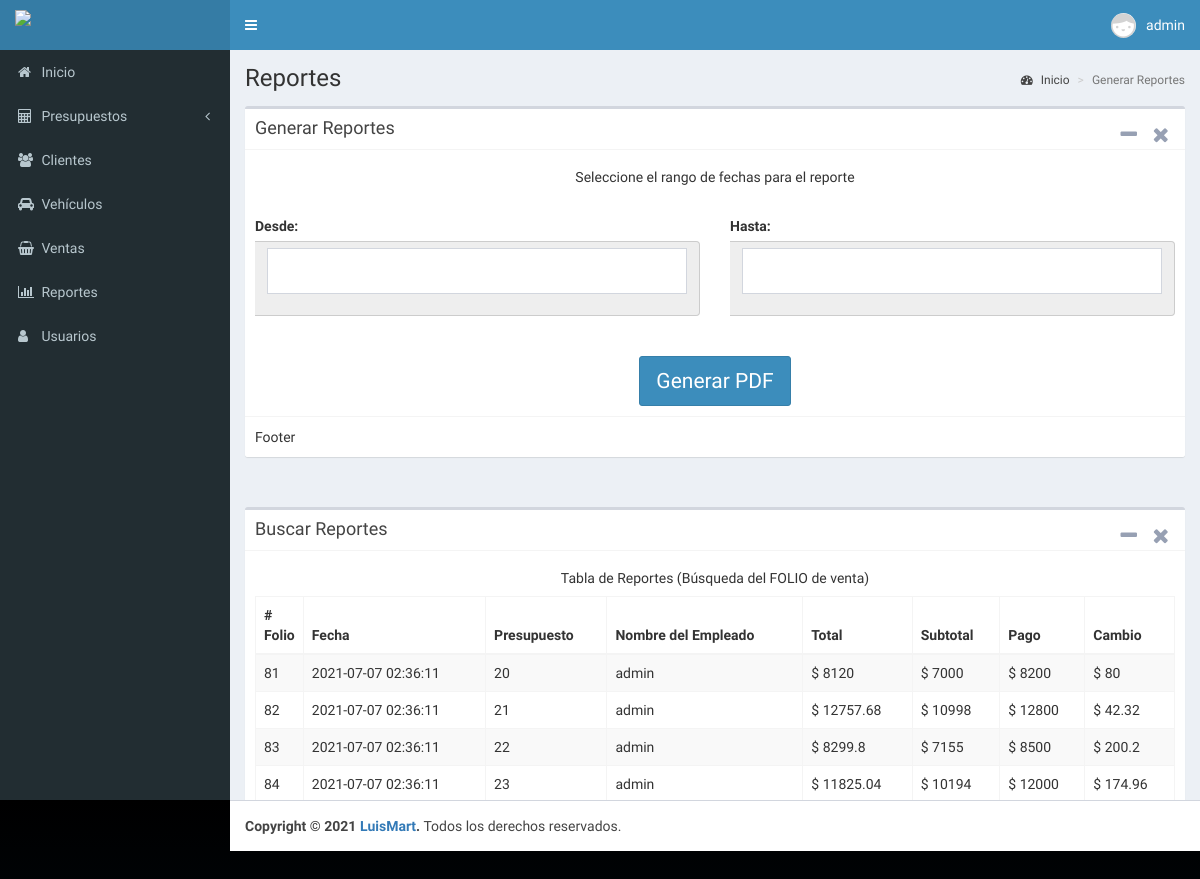
Page /reportes (signed in) on the earlier database version.
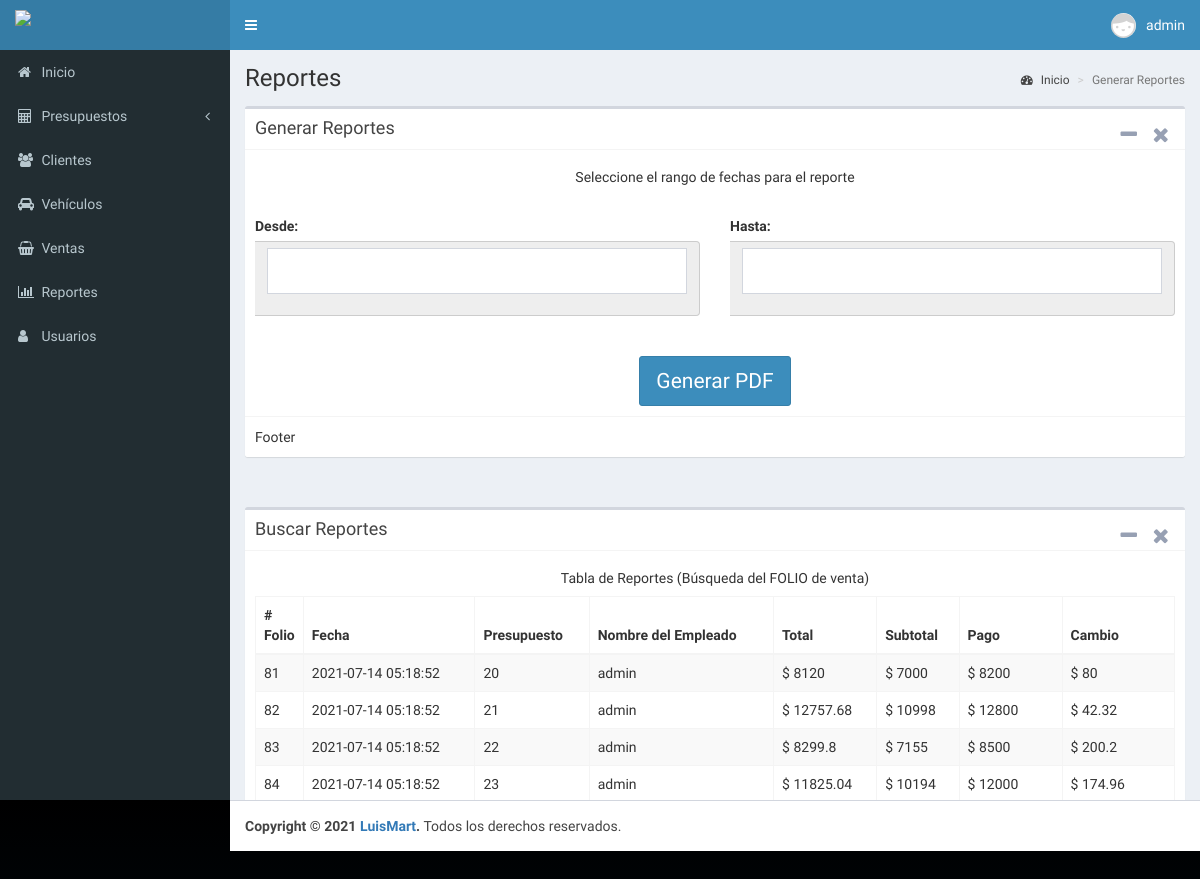
Same page on the later database version.
### tables this page shows
CREATE TABLE `venta` (
  `folio_v` int(11) NOT NULL,
  `fecha` date DEFAULT NULL,
  `folio_p` int(11) DEFAULT NULL,
  `id_e` int(11) DEFAULT NULL,
  `total` double NOT NULL,
  `subtotal` double NOT NULL,
  `cantidad` double NOT NULL,
  `cambio` double NOT NULL
);

CREATE TABLE `usuarios` (
  `id` int(11) NOT NULL,
  `nombre` text NOT NULL,
  `usuario` text NOT NULL,
  `password` text NOT NULL,
  `rol` text NOT NULL,
  `foto` text NOT NULL,
  `estado` int(11) NOT NULL,
  `ultimo_login` datetime NOT NULL,
  `fecha` timestamp NOT NULL DEFAULT current_timestamp() ON UPDATE current_timestamp()
);

### controladores/plantilla.controlador.php (called while the page is built)
<?php
class ControladorPlantilla{
	public static function ctrPlantilla(){
		include "vistas/plantilla.php";
	}
}

### index.php (called while the page is built, shortened)
<?php
require_once "controladores/plantilla.controlador.php";
require_once "controladores/vehiculos.controlador.php";
require_once "controladores/venta.controlador.php";
require_once "controladores/reportes.controlador.php";
require_once "modelos/venta.modelo.php";
$plantilla = new ControladorPlantilla();
$plantilla -> ctrPlantilla();

### controladores/venta.controlador.php (called while the page is built, shortened)
<?php
class ControladorVenta
{
    public static function ctrMostrarVentas($item, $valor)
    {
        $tabla = "venta";
        $respuesta = ModeloVenta::MdlMostrarVentas($tabla, $item, $valor);
        return $respuesta;
    }
}

### modelos/conexion.php (called while the page is built)
<?php
class Conexion{
	 public static function conectar(){
		$link = new PDO("mysql:host=localhost;dbname=luismart",
			            "root",
			            "");
		$link -> exec("set names utf8");
		return $link;
	}
}

### modelos/venta.modelo.php (called while the page is built, shortened)
<?php
require_once "conexion.php";
class ModeloVenta
{
	public static function MdlMostrarVentas($tabla, $item, $valor)
	{
		if ($valor != null) {
			$stmt = Conexion::conectar()->prepare("SELECT * FROM $tabla WHERE $item = :folio_v ");
			$stmt->bindParam(":folio_v ", $valor, PDO::PARAM_STR);
			$stmt->execute();
			return $stmt->fetch();
		} else {
			$stmt = Conexion::conectar()->prepare("SELECT * FROM $tabla as ven
			INNER JOIN
			usuarios as usu
			WHERE ven.id_e = usu.id;
			");
			$stmt->execute();
			return $stmt->fetchAll();
		}
	}
}

### vistas/modulos/reportes.php (the view, shortened to what this page needs)
<div class="content-wrapper">
  <section class="content-header">
    <h1>
      Reportes
    </h1>
    <ol class="breadcrumb">
      <li><a href="#"><i class="fa fa-dashboard"></i> Inicio</a></li>
      <li class="active">Generar Reportes</li>
    </ol>
  </section>
  <section class="content">
    <div class="box">
      <div class="box-header with-border">
        <h3 class="box-title">Generar Reportes</h3>
        <div class="box-tools pull-right">
          <button type="button" class="btn btn-box-tool" data-widget="collapse" data-toggle="tooltip" title="Collapse">
            <i class="fa fa-minus"></i></button>
          <button type="button" class="btn btn-box-tool" data-widget="remove" data-toggle="tooltip" title="Remove">
            <i class="fa fa-times"></i></button>
        </div>
      </div>
      <div class="box-body">
        <form role="form" method="post" class="formulario" id="formulario" enctype="multipart/form-darta">
          <h5 class="box-title text-center">Seleccione el rango de fechas para el reporte</h5>
          <br>
          <div class="row">
            <div class="col-xs-12 col-md-6">
              <label>Desde:</label>
              <div class="input-group-addon">
                <div class="form-group grupodefechas">
                  <input type="text" class="form-control input-lg" name="fecha1" id="fecha1">
                </div>
              </div>
            </div>
            <div class="col-xs-12 col-md-6">
              <label>Hasta:</label>
              <div class="input-group-addon">
                <div class="form-group  grupodefechas">
                  <input type="text" class="form-control input-lg" name="fecha2" id="fecha2">
                </div>
              </div>
            </div>
          </div>
          <br>
          <br>
          <div class="text-center">
            <abbr id="toltipx" title="Generar reporte en PDF">
              <button id="botonpdf" type="submit" class="btn btn-primary btn-lg">Generar PDF </button>
            </abbr>
          </div>
        </form>
      </div>
      <div class="box-footer">
        Footer
      </div>
    </div>
  </section>
  <section class="content">
    <div class="box">
      <div class="box-header with-border">
        <h3 class="box-title">Buscar Reportes</h3>
        <div class="box-tools pull-right">
          <button type="button" class="btn btn-box-tool" data-widget="collapse" data-toggle="tooltip" title="Collapse">
            <i class="fa fa-minus"></i></button>
          <button type="button" class="btn btn-box-tool" data-widget="remove" data-toggle="tooltip" title="Remove">
            <i class="fa fa-times"></i></button>
        </div>
      </div>
      <div class="box-body">
        <h5 class="box-title text-center">Tabla de Reportes (Búsqueda del FOLIO de venta)</h5>
        <table class="table table-bordered table-striped dt-responsive tablas" width="100%">
          <thead>
            <tr>
              <th style="width: 10px"># Folio</th>
              <th>Fecha</th>
              <th>Presupuesto</th>
              <th>Nombre del Empleado</th>
              <th>Total</th>
              <th>Subtotal</th>
              <th>Pago</th>
              <th>Cambio</th>
            </tr>
          </thead>
          <tbody>
            <?php
            $item = null;
            $valor = null;
            $reports = ControladorVenta::ctrMostrarVentas($item, $valor);
            foreach ($reports as $key => $value) {
              echo '
              <tr>
                <td>' . $value["folio_v"] . '</td>
                <td>' . $value["fecha"] . '</td>
                <td>' . $value["folio_p"] . '</td>
                <td>' . $value["nombre"] . '</td>
                <td>$ ' . $value["total"] . '</td>
                <td>$ ' . $value["subtotal"] . '</td>
                <td>$ ' . $value["cantidad"] . '</td>
                <td>$ ' . $value["cambio"] . '</td>
              </tr>';
            }
            ?>
          </tbody>
        </table>
      </div>
    </div>
</div>
</div>

### vistas/plantilla.php (shortened to what this page needs)
<!DOCTYPE html>
<html>
<head>
  <link rel="stylesheet" href="vistas/bower_components/bootstrap/dist/css/bootstrap.min.css">
  <link rel="stylesheet" href="vistas/bower_components/font-awesome/css/font-awesome.min.css">
  <link rel="stylesheet" href="vistas/bower_components/Ionicons/css/ionicons.min.css">
  <link rel="stylesheet" href="vistas/dist/css/AdminLTE.css">
  <link rel="stylesheet" href="vistas/dist/css/skins/_all-skins.min.css">
  <link rel="stylesheet" href="vistas/bower_components/datatables.net-bs/css/dataTables.bootstrap.min.css">
  <link rel="stylesheet" href="vistas/bower_components/datatables.net-bs/css/responsive.bootstrap.min.css">
  <link rel="stylesheet" href="vistas/bower_components/bootstrap-datepicker2/css/bootstrap-datepicker.css"/>
  <link rel="stylesheet" href="vistas/css/style.css">
</head>
<body class="hold-transition skin-blue login-page">
  <?php
  if (isset($_SESSION["iniciarSesion"]) && $_SESSION["iniciarSesion"] == "ok") {
    echo '<div class="wrapper">';
    include "modulos/cabezote.php";
    include "modulos/menu.php";
    if (isset($_GET["ruta"])) {
      if (
        $_GET["ruta"] == "inicio" ||
        $_GET["ruta"] == "presupuesto" ||
        $_GET["ruta"] == "ver-presupuestos" ||
        $_GET["ruta"] == "vehiculos" ||
        $_GET["ruta"] == "clientes" ||
        $_GET["ruta"] == "venta" ||
        $_GET["ruta"] == "usuarios" ||
        $_GET["ruta"] == "reportes" ||
        $_GET["ruta"] == "salir"
      ) {
        include "modulos/" . $_GET["ruta"] . ".php";
      } else {
        include "modulos/404.php";
      }
    } else {
      include "modulos/inicio.php";
    }
    include "modulos/footer.php";
  } else {
    include "modulos/login.php";
  }
  ?>
</body>
</html>

### vistas/modulos/cabezote.php (shortened to what this page needs)
<header class="main-header">
  	<a href="inicio" class="logo">
  		<span class="logo-lg">
  			<img src="vistas/img/plantilla/logoluismart2.png" class="img-responsive"
  			 style="padding: 10px 0px">
  		</span>
  	</a>
  	<nav class="navbar navbar-static-top" role="navegation">
  		<a href="#" class="sidebar-toggle" data-toggle="push-menu" role="button">
  		</a>
  		<div class="navbar-custom-menu">
  			<ul class="nav navbar-nav">
  				<li class="dropdown user user-menu">
  					<a href="#" class="dropdown-toggle" data-toggle="dropdown">
              <?php
                if($_SESSION["foto"]!= ""){
                  echo '<img src="'.$_SESSION["foto"].'" class="user-image">';
                }else{
                  echo '<img src="vistas/img/usuarios/default/anonymous.png" class="user-image">';
                }
              ?>
  						<span class="hidden-xs"><?php echo $_SESSION["nombre"]; ?></span>
  					</a>
  				</li>
  			</ul>
  		</div>
  	</nav>
</header>

### vistas/modulos/menu.php
<aside class="main-sidebar">
	<section class="sidebar">
		<ul class="sidebar-menu">
		<?php
		if($_SESSION["perfil"] == "administrador" || $_SESSION["perfil"] == "Jefetaller" || $_SESSION["perfil"] == "Secretaria" || $_SESSION["perfil"] == "Cajero"){
			echo '
			<li class="treeview-active">
				<a href="inicio">
					<i class="fa fa-home"></i>
					<span>Inicio</span>
				</a>
			</li>';
		}
		if($_SESSION["perfil"] == "administrador" || $_SESSION["perfil"] == "Jefetaller"){
			echo'
			<li class="treeview">
				<a href="">
					<i class="fa fa-calculator"></i>
					<span>Presupuestos</span>
					<span class="pull-right-container">
						<i class="fa fa-angle-left pull-right"></i>
					</span>
				</a>
				<ul class="treeview-menu">
					<li>
						<a href="presupuesto">
						<i class="fa fa-circle-o"></i>
						<span>Presupuestos</span>
						</a>
					</li>
					<li>
						<a href="ver-presupuestos">
						<i class="fa fa-circle-o"></i>
						<span>Ver Presupuestos</span>
						</a>
					</li>
				</ul>
			</li>';
		}
		if($_SESSION["perfil"] == "administrador" || $_SESSION["perfil"] == "Jefetaller" || $_SESSION["perfil"] == "Secretaria"){
			echo'
			<li class="treeview-active">
				<a href="clientes">
					<i class="fa fa-users"></i>
					<span>Clientes</span>
				</a>
			</li>
			<li class="treeview-active">
				<a href="vehiculos">
					<i class="fa fa-car"></i>
					<span>Vehículos</span>
				</a>
			</li>';
		}
		if($_SESSION["perfil"] == "administrador" || $_SESSION["perfil"] == "Cajero"){
			echo'
			<li class="treeview-active">
				<a href="venta">
					<i class="fa fa-shopping-basket"></i>
					<span>Ventas</span>
				</a>
			</li>';
		}
		if($_SESSION["perfil"] == "administrador" || $_SESSION["perfil"] == "Jefetaller" || $_SESSION["perfil"] == "Secretaria"){
			echo'
			<li class="treeview-active">
				<a href="reportes">
					<i class="fa fa-bar-chart"></i>
					<span>Reportes</span>
				</a>
			</li>';
		}
		if($_SESSION["perfil"] == "administrador" || $_SESSION["perfil"] == "Jefetaller"){
			echo'
			<li class="treeview-active">
				<a href="usuarios">
					<i class="fa fa-user"></i>
					<span>Usuarios</span>
				</a>
			</li>';
		}
		echo'</ul>';
		?>
	</section>
</aside>

### vistas/modulos/footer.php
<footer class="main-footer">
	<strong>Copyright &copy; 2021 <a>LuisMart</a>.</strong>
	Todos los derechos reservados.
</footer>

### vistas/css/style.css (style rules this page uses)
#toltipx { text-decoration: none; }
.btn { font-size: 1.5em; }

Differences in the rows shown:
changed through a linked row, venta id 81: id_e.fecha "2021-07-07 02:36:11" → "2021-07-14 05:18:52"
changed through a linked row, venta id 82: id_e.fecha "2021-07-07 02:36:11" → "2021-07-14 05:18:52"
changed through a linked row, venta id 83: id_e.fecha "2021-07-07 02:36:11" → "2021-07-14 05:18:52"
changed through a linked row, venta id 84: id_e.fecha "2021-07-07 02:36:11" → "2021-07-14 05:18:52"
